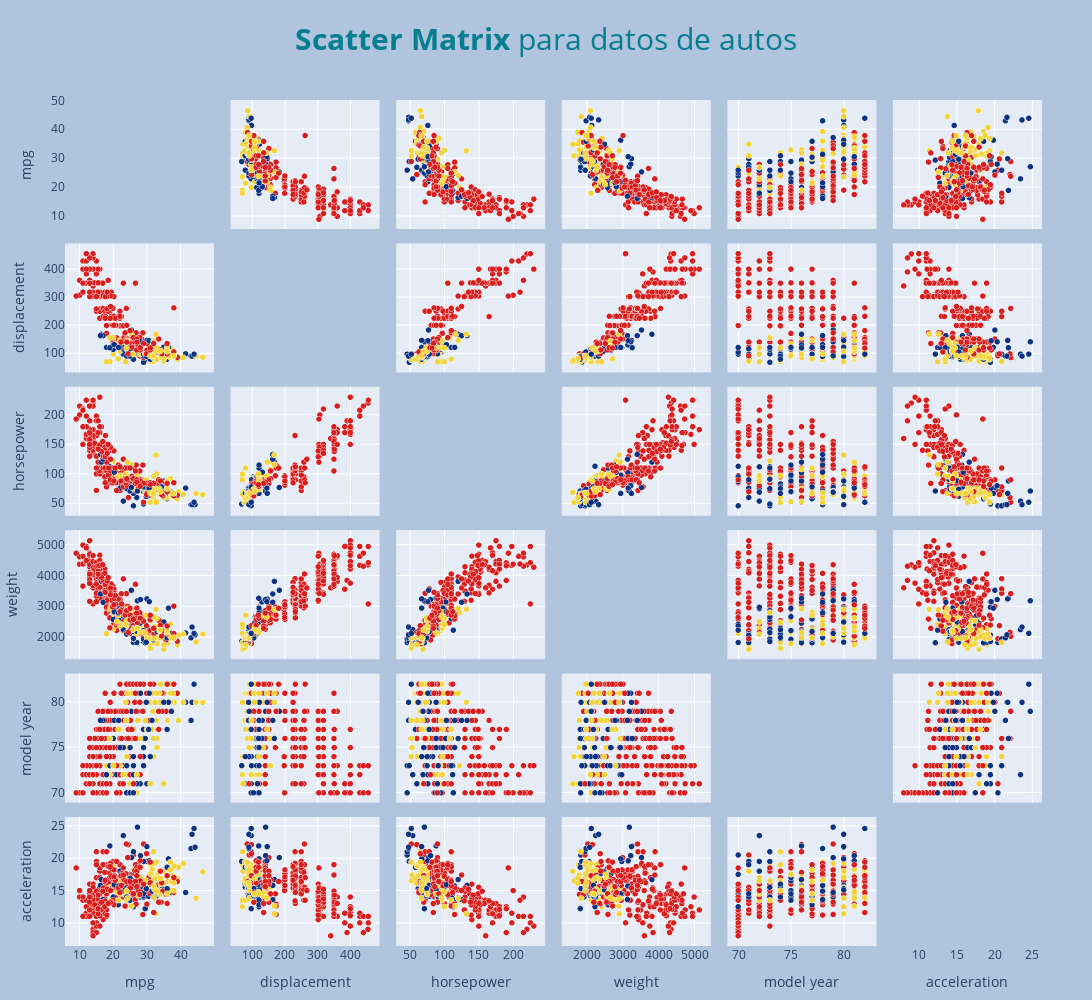

Notebook code for this chart:
### Code cell
# https://plotly.com/python-api-reference/ 
# https://plotly.com/python-api-reference/generated/plotly.graph_objects.Splom.html
# https://plotly.com/python/splom/

import plotly.graph_objects as go
import pandas as pd
import plotly.express as px

dimensiones = [dict(label='mpg', values=df_autos['mpg']),
               dict(label='displacement', values=df_autos['displacement']),
               dict(label='horsepower', values=df_autos['horsepower']),
               dict(label='weight', values=df_autos['weight']),
               dict(label='model year', values=df_autos['model year']),
               dict(label='acceleration', values=df_autos['acceleration'])
               ]


#index_vals = df['class'].astype('category').cat.codes

fig = go.Figure(data=go.Splom(
                dimensions=dimensiones,
                diagonal_visible=False, # remove plots on diagonal
                text=df_autos['brand']+" "+df_autos['model']+'-'+df_autos['model year'].astype(str),
                marker=dict(color=df_autos['origin'].astype('category').cat.codes,
                            showscale=False, # colors encode categorical variables
                            colorscale='Portland',
                            line_color='white', line_width=0.5)
                )   
                )

fig.update_layout(
    # Margen del grafico
    margin=dict(l=50, r=50, t=100, b=50), # l=left, r=right, t=top, b=bottom
    
    # Title
    title_text='<b>Scatter Matrix</b> para datos de autos',
    title_font_color="#077E90", #https://htmlcolorcodes.com/
    title_font_size=30,
    title_x=0.5, # Posicion en el eje X el titulo

    # Leyenda
    #legend=df_autos['origin'].drop_duplicates().values.tolist(),
    #legend_itemclick='toggle',
    #legend_itemwidth=30,
    #legend_orientation='v',
    #legend_title_text='Legend Title',
    #legend_x=1,
    #legend_y=0,



    autosize=False,
    width=1200,
    height=1000,
    paper_bgcolor="LightSteelBlue",
)

fig.show()

### Figure 1 — Plotly figure (JSON) as saved in the notebook; plotly's stock layout.template omitted (floating-point values rounded to 4 significant figures; data arrays with more than 128 entries replaced by an {"elided": "..."} marker saying what was removed)
{"data": [{"diagonal": {"visible": false}, "dimensions": [{"label": "mpg", "values": {"elided": "390 float values"}}, {"label": "displacement", "values": {"elided": "390 float values"}}, {"label": "horsepower", "values": {"elided": "390 int values"}}, {"label": "weight", "values": {"elided": "390 int values"}}, {"label": "model year", "values": {"elided": "390 int values"}}, {"label": "acceleration", "values": {"elided": "390 float values"}}], "marker": {"color": {"elided": "390 int values"}, "colorscale": [[0, "rgb(12,51,131)"], [0.25, "rgb(10,136,186)"], [0.5, "rgb(242,211,56)"], [0.75, "rgb(242,143,56)"], [1, "rgb(217,30,30)"]], "line": {"color": "white", "width": 0.5}, "showscale": false}, "text": {"elided": "390 str values"}, "type": "splom"}], "layout": {"autosize": false, "height": 1000, "margin": {"b": 50, "l": 50, "r": 50, "t": 100}, "paper_bgcolor": "LightSteelBlue", "title": {"font": {"color": "#077E90", "size": 30}, "text": "<b>Scatter Matrix</b> para datos de autos", "x": 0.5}, "width": 1200}}
